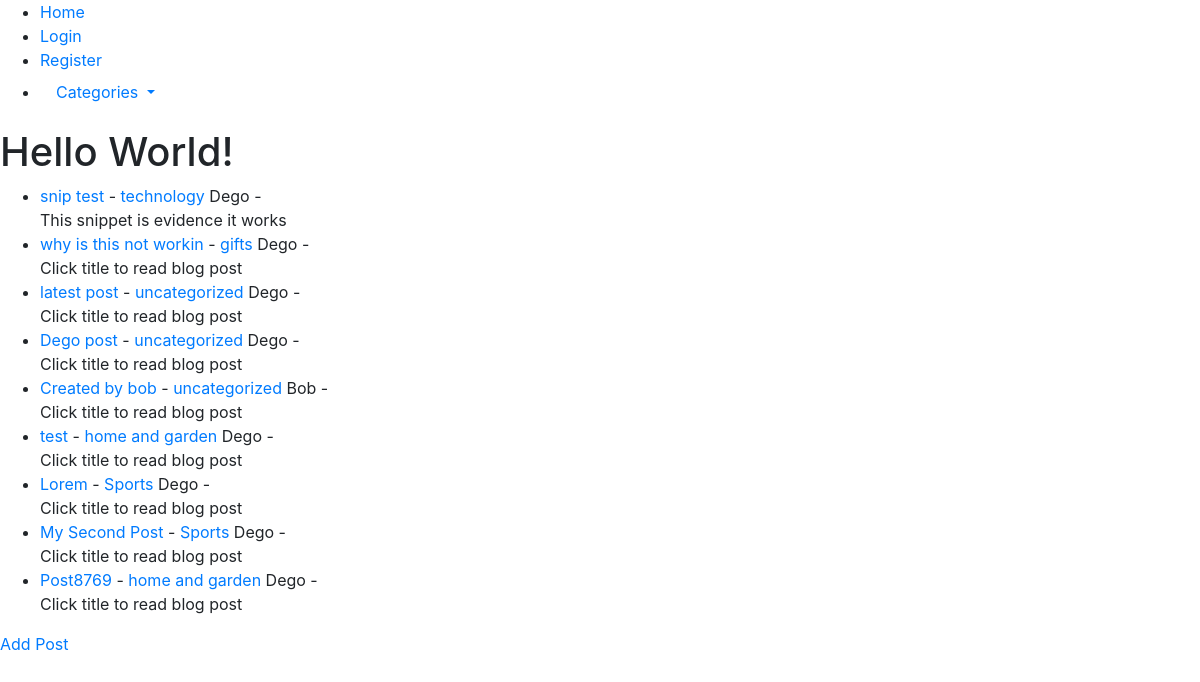
Before: / with the older database file.
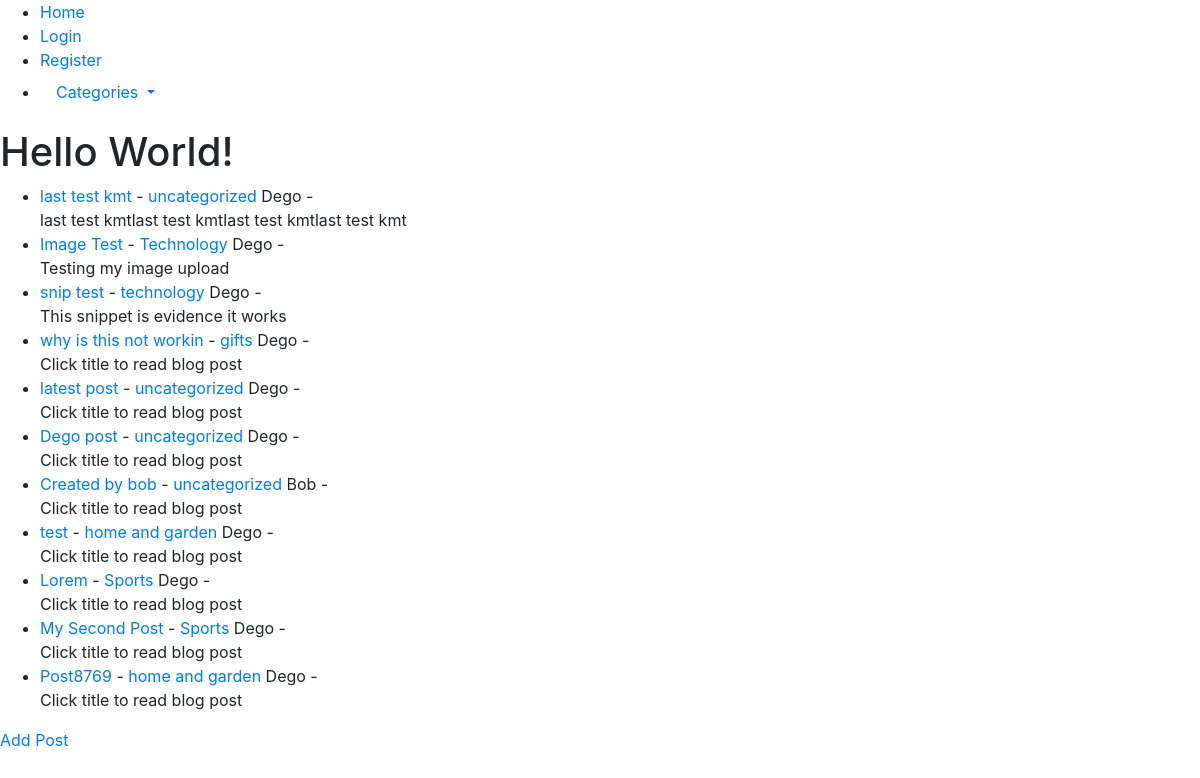
After: the same page with the newer database file.
### theblog/models.py (models this page shows, shortened)
class Post(models.Model):
    title = models.CharField(max_length=255)
    title_tag = models.CharField(max_length=255, default='3oftheBest')
    header_image = models.ImageField(null=True, blank=True, upload_to="images/")
    author = models.ForeignKey(User, on_delete=models.CASCADE)
    body = models.TextField()
    post_date = models.DateField(auto_now_add=True)
    category = models.CharField(max_length=255, default='uncategorized')
    likes = models.ManyToManyField(User, related_name='blog_posts', blank=True)
    snippet = models.CharField(max_length=255)

### theblog/views.py (the view)
# urls.py: path('', views.ListHomeView.as_view(), name='home'),
class ListHomeView(ListView):
    model = Post
    template_name = 'home.html'
    ordering = ['-id',]
    def get_context_data(self, *args, **kwargs):
        cat_menu = Category.objects.all()
        context = super(ListHomeView, self).get_context_data(*args, **kwargs)
        context["cat_menu"] = cat_menu
        return context

### theblog/models.py (called while the page is built)
    def __str__(self):
        return self.name

### theblog/templates/home.html (shortened to what this page needs)
{% extends 'base.html' %}
{% block content%}
<h1>Hello World!</h1>
<ul>
    {% for post in object_list %}
    <li>
        <a href="{% url 'post-details' post.pk %}">{{post.title}}</a>
        - <a href="{% url 'category' post.category|slugify %}">{{ post.category }}</a>
        {{post.author|capfirst}} -
        <br>
        {{ post.snippet }}
    </li>
    {% endfor %}
</ul>
<a href="{% url 'add_post' %}">Add Post</a>
{% endblock %}

Changed rows visible on the page:
added Post: title "last test kmt", category "uncategorized", author "Dego", snippet "last test kmtlast test kmtlast test kmtlast test kmt"
added Post: title "Image Test", category "Technology", author "Dego", snippet "Testing my image upload"
